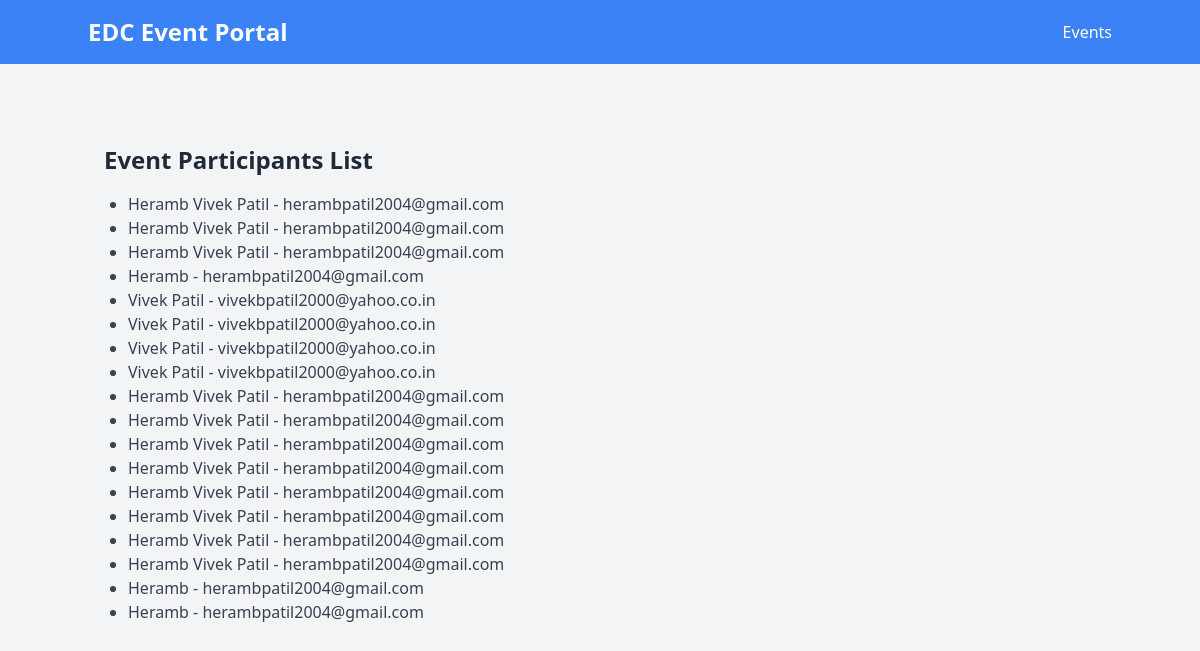
The app's page /event_participants/1/ (signed in), older data.
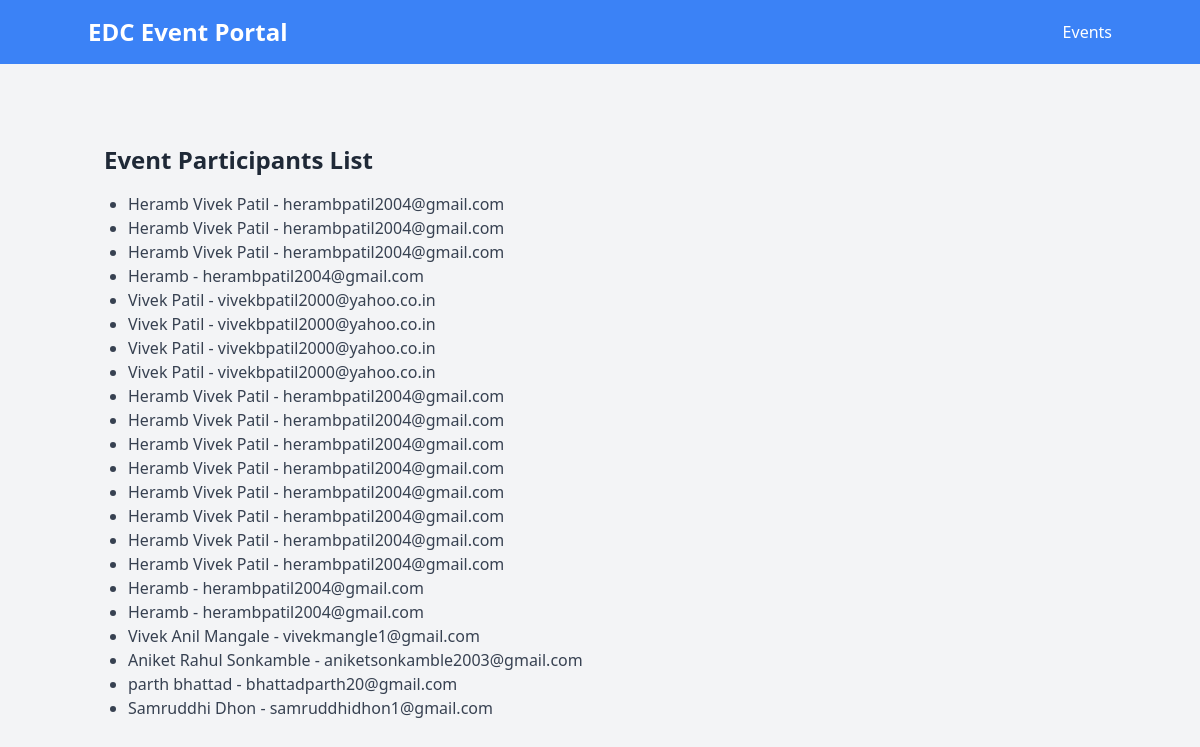
The same page, newer data.
### ticketingapp/models.py (models this page shows)
class Participant(models.Model):
    event = models.ForeignKey(Event, on_delete=models.CASCADE, related_name='event_participants')
    booking_date = models.DateTimeField(auto_now_add=True)
    name = models.CharField(max_length=100)
    email = models.EmailField()
    mobile_number = models.CharField(max_length=20)
    participant_class = models.CharField(max_length=50)
    branch = models.CharField(max_length=100)
    college = models.CharField(max_length=200)

### ticketingapp/views.py (the view)
# urls.py: path('event_participants/<int:event_id>/', views.event_participants_list, name='event_participants_list'),
@staff_member_required
def event_participants_list(request, event_id):
    participants = Participant.objects.filter(event=event_id)
    return render(request, 'event_participants_list.html', {'participants': participants})

### templates/event_participants_list.html
{% extends 'base.html' %}
{% block content %}
<div class="container mx-auto mt-8">
    <h2 class="text-2xl font-bold mb-4 text-gray-800">Event Participants List</h2>
    <ul class="list-disc ml-6">
        {% for participant in participants %}
        <li class="text-gray-700">{{ participant.name }} - {{ participant.email }}</li>
        {% endfor %}
    </ul>
</div>
{% endblock %}

Row changes from the older to the newer data that the page shows:
added Participant: name "Vivek Anil Mangale", email "vivekmangle1@gmail.com"
added Participant: name "Aniket Rahul Sonkamble", email "aniketsonkamble2003@gmail.com"
added Participant: name "parth bhattad", email "bhattadparth20@gmail.com"
added Participant: name "Samruddhi Dhon", email "samruddhidhon1@gmail.com"
